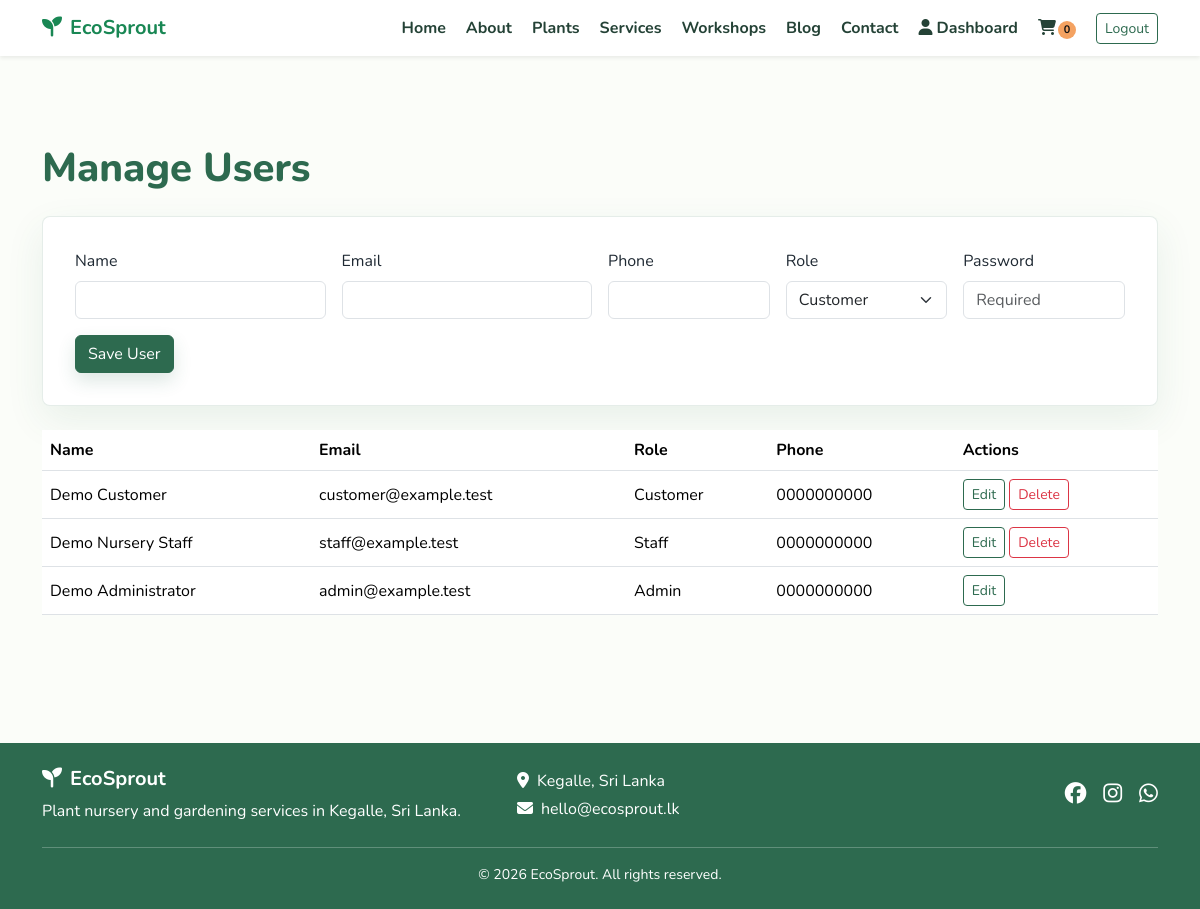
/admin/manage_users.php (signed in), run on the app's committed database.
### tables this page shows
CREATE TABLE users (
    id INT AUTO_INCREMENT PRIMARY KEY,
    name VARCHAR(120) NOT NULL,
    email VARCHAR(160) NOT NULL UNIQUE,
    password_hash VARCHAR(255) NOT NULL,
    role ENUM('customer','staff','admin') NOT NULL DEFAULT 'customer',
    phone VARCHAR(40),
    created_at TIMESTAMP DEFAULT CURRENT_TIMESTAMP
);

### includes/functions.php (called while the page is built, shortened)
<?php
function e(?string $value): string
{
    return htmlspecialchars((string) $value, ENT_QUOTES, 'UTF-8');
}
function current_user(): ?array
{
    return $_SESSION['user'] ?? null;
}

### admin/manage_users.php (the view, shortened to what this page needs)
<?php
require_once __DIR__ . '/../config/db.php';
$editUser = null;
$users = $pdo->query('SELECT id, name, email, phone, role, created_at FROM users ORDER BY role, name')->fetchAll();
include __DIR__ . '/../includes/header.php';
?>
<section class="section-band">
    <div class="container">
        <h1 class="section-title mb-4">Manage Users</h1>
        <form method="post" class="auth-panel mb-4">
            <div class="row g-3">
                <div class="col-md-3"><label class="form-label">Name</label><input class="form-control" name="name" value="<?= e($editUser['name'] ?? '') ?>" required></div>
                <div class="col-md-3"><label class="form-label">Email</label><input class="form-control" type="email" name="email" value="<?= e($editUser['email'] ?? '') ?>" required></div>
                <div class="col-md-2"><label class="form-label">Phone</label><input class="form-control" name="phone" value="<?= e($editUser['phone'] ?? '') ?>"></div>
                <div class="col-md-2"><label class="form-label">Role</label><select class="form-select" name="role"><?php foreach (['customer','staff','admin'] as $role): ?><option value="<?= $role ?>" <?= ($editUser['role'] ?? '') === $role ? 'selected' : '' ?>><?= ucfirst($role) ?></option><?php endforeach; ?></select></div>
                <div class="col-md-2"><label class="form-label">Password</label><input class="form-control" type="password" name="password" placeholder="<?= $editUser ? 'Leave blank' : 'Required' ?>"></div>
                <div class="col-12"><button class="btn btn-success" type="submit">Save User</button></div>
            </div>
        </form>
        <div class="table-responsive">
            <table class="table bg-white align-middle">
                <thead><tr><th>Name</th><th>Email</th><th>Role</th><th>Phone</th><th>Actions</th></tr></thead>
                <tbody>
                <?php foreach ($users as $user): ?>
                    <tr>
                        <td><?= e($user['name']) ?></td>
                        <td><?= e($user['email']) ?></td>
                        <td><?= e(ucfirst($user['role'])) ?></td>
                        <td><?= e($user['phone']) ?></td>
                        <td>
                            <a class="btn btn-sm btn-outline-success" href="?edit=<?= (int) $user['id'] ?>">Edit</a>
                            <?php if ((int) $user['id'] !== current_user()['id']): ?>
                                <form method="post" class="d-inline"><button class="btn btn-sm btn-outline-danger" type="submit" onclick="return confirm('Delete this user?')">Delete</button></form>
                            <?php endif; ?>
                        </td>
                    </tr>
                <?php endforeach; ?>
                </tbody>
            </table>
        </div>
    </div>
</section>
<?php include __DIR__ . '/../includes/footer.php'; ?>

### assets/css/style.css (style rules this page uses)
:root { --green: #2d6a4f; --leaf: #74c69d; --mint: #f1faee; --ink: #1f2933; --gold: #f4a261; }
* { letter-spacing: 0; }
body { background: #fbfdf9; color: var(--ink); font-family: "Nunito", Arial, sans-serif; overflow-x: hidden; }
.section-band { padding: 4rem 0; }
.section-title { color: var(--green); font-weight: 800; }
.btn-success { background: var(--green); border-color: var(--green); box-shadow: 0 8px 18px rgba(45, 106, 79, .16); transition: background .2s ease, border-color .2s ease, box-shadow .2s ease, transform .2s ease; }
.btn-outline-success { border-color: var(--green); color: var(--green); transition: background .2s ease, border-color .2s ease, color .2s ease, transform .2s ease; }
.auth-panel { background: #fff; border: 1px solid rgba(45, 106, 79, .12); border-radius: 8px; box-shadow: 0 14px 38px rgba(45, 106, 79, .09); padding: 2rem; }
.reveal-on-scroll { opacity: 0; transform: translateY(24px); transition: opacity .65s ease, transform .65s ease; }
.reveal-on-scroll.is-revealed { opacity: 1; transform: translateY(0); }

### data on the page
users: name "Demo Customer", email "customer@example.test", role "Customer", phone "0000000000"
users: name "Demo Nursery Staff", email "staff@example.test", role "Staff", phone "0000000000"
users: name "Demo Administrator", email "admin@example.test", role "Admin", phone "0000000000"

### other printed values
cart_count() "0"
form field role "Customer"
